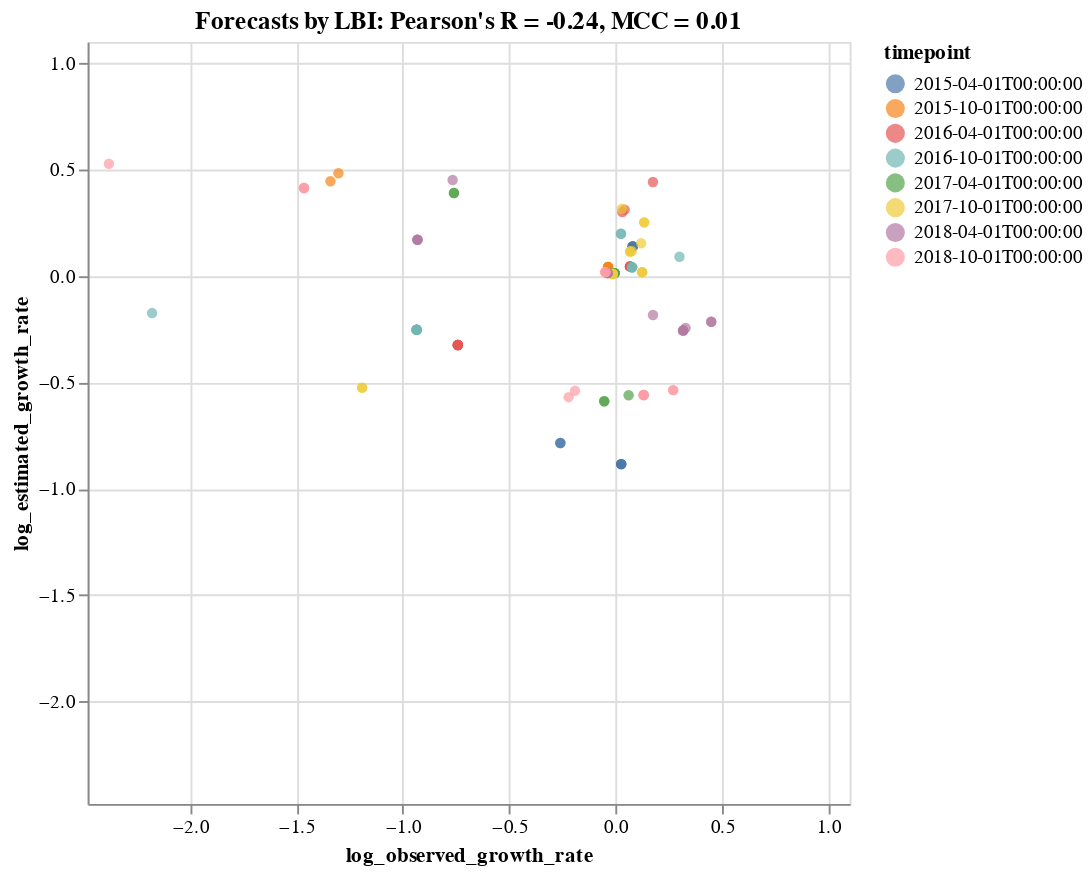

The notebook cell saved with this chart:
### Code cell
tooltip_attributes = ["observed_growth_rate:Q", "estimated_growth_rate:Q", "timepoint:N", "frequency:Q", "frequency_final:Q",
                      "projected_frequency:Q", "clade_membership:N"]

chart = alt.Chart(complete_clade_frequencies).mark_circle().encode(
    alt.X("log_observed_growth_rate:Q", scale=alt.Scale(domain=(log_lower_limit, log_upper_limit))),
    alt.Y("log_estimated_growth_rate:Q", scale=alt.Scale(domain=(log_lower_limit, log_upper_limit))),
    alt.Color("timepoint:N"),
    alt.Tooltip(tooltip_attributes)
).properties(
    width=400,
    height=400,
    title="Forecasts by LBI: Pearson's R = %.2f, MCC = %.2f" % (r, mcc)
).interactive()

#chart.save("forecast_log_growth_correlation_natural_lbi.svg")
chart

### Figure 1 — Vega-Lite specification as saved in the notebook (floating-point values rounded to 4 significant figures)
{"$schema": "https://vega.github.io/schema/vega-lite/v3.3.0.json", "config": {"mark": {"tooltip": null}, "view": {"height": 300, "width": 400}}, "data": {"name": "data-1eb564699fb8d6288c31cde5a28e9e11"}, "datasets": {"data-1eb564699fb8d6288c31cde5a28e9e11": [{"clade_membership": "0165eeb", "estimated_growth_rate": 1.377, "frequency": 0.69, "frequency_final": 0.83, "log_estimated_growth_rate": 0.1387, "log_observed_growth_rate": 0.08012, "observed_growth_rate": 1.203, "projected_frequency": 0.95, "timepoint": "2015-04-01T00:00:00", "year": 2015}, {"clade_membership": "1ba36d2", "estimated_growth_rate": 0.125, "frequency": 0.16, "frequency_final": 0.17, "log_estimated_growth_rate": -0.8846, "log_observed_growth_rate": 0.02617, "observed_growth_rate": 1.062, "projected_frequency": 0.02, "timepoint": "2015-04-01T00:00:00", "year": 2015}, {"clade_membership": "1edac85", "estimated_growth_rate": 0.125, "frequency": 0.16, "frequency_final": 0.17, "log_estimated_growth_rate": -0.8846, "log_observed_growth_rate": 0.02617, "observed_growth_rate": 1.062, "projected_frequency": 0.02, "timepoint": "2015-04-01T00:00:00", "year": 2015}, {"clade_membership": "66a66dd", "estimated_growth_rate": 0.1613, "frequency": 0.31, "frequency_final": 0.17, "log_estimated_growth_rate": -0.7852, "log_observed_growth_rate": -0.2598, "observed_growth_rate": 0.5484, "projected_frequency": 0.05, "timepoint": "2015-04-01T00:00:00", "year": 2015}, {"clade_membership": "80897ab", "estimated_growth_rate": 0.125, "frequency": 0.16, "frequency_final": 0.17, "log_estimated_growth_rate": -0.8846, "log_observed_growth_rate": 0.02617, "observed_growth_rate": 1.062, "projected_frequency": 0.02, "timepoint": "2015-04-01T00:00:00", "year": 2015}, {"clade_membership": "8d4351f", "estimated_growth_rate": 0.1613, "frequency": 0.31, "frequency_final": 0.17, "log_estimated_growth_rate": -0.7852, "log_observed_growth_rate": -0.2598, "observed_growth_rate": 0.5484, "projected_frequency": 0.05, "timepoint": "2015-04-01T00:00:00", "year": 2015}, {"clade_membership": "934e1c1", "estimated_growth_rate": 1.377, "frequency": 0.69, "frequency_final": 0.83, "log_estimated_growth_rate": 0.1387, "log_observed_growth_rate": 0.08012, "observed_growth_rate": 1.203, "projected_frequency": 0.95, "timepoint": "2015-04-01T00:00:00", "year": 2015}, {"clade_membership": "c9346ca", "estimated_growth_rate": 0.125, "frequency": 0.16, "frequency_final": 0.17, "log_estimated_growth_rate": -0.8846, "log_observed_growth_rate": 0.02617, "observed_growth_rate": 1.062, "projected_frequency": 0.02, "timepoint": "2015-04-01T00:00:00", "year": 2015}, {"clade_membership": "ea08d9e", "estimated_growth_rate": 1.377, "frequency": 0.69, "frequency_final": 0.83, "log_estimated_growth_rate": 0.1387, "log_observed_growth_rate": 0.08012, "observed_growth_rate": 1.203, "projected_frequency": 0.95, "timepoint": "2015-04-01T00:00:00", "year": 2015}, {"clade_membership": "f14fabc", "estimated_growth_rate": 1.377, "frequency": 0.69, "frequency_final": 0.83, "log_estimated_growth_rate": 0.1387, "log_observed_growth_rate": 0.08012, "observed_growth_rate": 1.203, "projected_frequency": 0.95, "timepoint": "2015-04-01T00:00:00", "year": 2015}, {"clade_membership": "0165eeb", "estimated_growth_rate": 1.101, "frequency": 0.89, "frequency_final": 0.82, "log_estimated_growth_rate": 0.04179, "log_observed_growth_rate": -0.03553, "observed_growth_rate": 0.9213, "projected_frequency": 0.98, "timepoint": "2015-10-01T00:00:00", "year": 2015}, {"clade_membership": "0dbd131", "estimated_growth_rate": 3.045, "frequency": 0.22, "frequency_final": 0.01, "log_estimated_growth_rate": 0.4823, "log_observed_growth_rate": -1.303, "observed_growth_rate": 0.04545, "projected_frequency": 0.67, "timepoint": "2015-10-01T00:00:00", "year": 2015}, {"clade_membership": "934e1c1", "estimated_growth_rate": 1.101, "frequency": 0.89, "frequency_final": 0.82, "log_estimated_growth_rate": 0.04179, "log_observed_growth_rate": -0.03553, "observed_growth_rate": 0.9213, "projected_frequency": 0.98, "timepoint": "2015-10-01T00:00:00", "year": 2015}, {"clade_membership": "e4d8ffe", "estimated_growth_rate": 2.792, "frequency": 0.24, "frequency_final": 0.01, "log_estimated_growth_rate": 0.4447, "log_observed_growth_rate": -1.341, "observed_growth_rate": 0.04167, "projected_frequency": 0.67, "timepoint": "2015-10-01T00:00:00", "year": 2015}, {"clade_membership": "ea08d9e", "estimated_growth_rate": 1.101, "frequency": 0.89, "frequency_final": 0.82, "log_estimated_growth_rate": 0.04179, "log_observed_growth_rate": -0.03553, "observed_growth_rate": 0.9213, "projected_frequency": 0.98, "timepoint": "2015-10-01T00:00:00", "year": 2015}, {"clade_membership": "f14fabc", "estimated_growth_rate": 1.101, "frequency": 0.89, "frequency_final": 0.82, "log_estimated_growth_rate": 0.04179, "log_observed_growth_rate": -0.03553, "observed_growth_rate": 0.9213, "projected_frequency": 0.98, "timepoint": "2015-10-01T00:00:00", "year": 2015}, {"clade_membership": "0165eeb", "estimated_growth_rate": 1.108, "frequency": 0.83, "frequency_final": 0.97, "log_estimated_growth_rate": 0.04466, "log_observed_growth_rate": 0.06762, "observed_growth_rate": 1.169, "projected_frequency": 0.92, "timepoint": "2016-04-01T00:00:00", "year": 2016}, {"clade_membership": "04899a3", "estimated_growth_rate": 2.773, "frequency": 0.22, "frequency_final": 0.33, "log_estimated_growth_rate": 0.4416, "log_observed_growth_rate": 0.1754, "observed_growth_rate": 1.5, "projected_frequency": 0.61, "timepoint": "2016-04-01T00:00:00", "year": 2016}, {"clade_membership": "1ba36d2", "estimated_growth_rate": 0.4706, "frequency": 0.17, "frequency_final": 0.03, "log_estimated_growth_rate": -0.3245, "log_observed_growth_rate": -0.7416, "observed_growth_rate": 0.1765, "projected_frequency": 0.08, "timepoint": "2016-04-01T00:00:00", "year": 2016}, {"clade_membership": "1edac85", "estimated_growth_rate": 0.4706, "frequency": 0.17, "frequency_final": 0.03, "log_estimated_growth_rate": -0.3245, "log_observed_growth_rate": -0.7416, "observed_growth_rate": 0.1765, "projected_frequency": 0.08, "timepoint": "2016-04-01T00:00:00", "year": 2016}, {"clade_membership": "208de66", "estimated_growth_rate": 2.051, "frequency": 0.39, "frequency_final": 0.43, "log_estimated_growth_rate": 0.3115, "log_observed_growth_rate": 0.0423, "observed_growth_rate": 1.103, "projected_frequency": 0.8, "timepoint": "2016-04-01T00:00:00", "year": 2016}, {"clade_membership": "28b97a2", "estimated_growth_rate": 2, "frequency": 0.4, "frequency_final": 0.43, "log_estimated_growth_rate": 0.3005, "log_observed_growth_rate": 0.03133, "observed_growth_rate": 1.075, "projected_frequency": 0.8, "timepoint": "2016-04-01T00:00:00", "year": 2016}, {"clade_membership": "66a66dd", "estimated_growth_rate": 0.4706, "frequency": 0.17, "frequency_final": 0.03, "log_estimated_growth_rate": -0.3245, "log_observed_growth_rate": -0.7416, "observed_growth_rate": 0.1765, "projected_frequency": 0.08, "timepoint": "2016-04-01T00:00:00", "year": 2016}, {"clade_membership": "80897ab", "estimated_growth_rate": 0.4706, "frequency": 0.17, "frequency_final": 0.03, "log_estimated_growth_rate": -0.3245, "log_observed_growth_rate": -0.7416, "observed_growth_rate": 0.1765, "projected_frequency": 0.08, "timepoint": "2016-04-01T00:00:00", "year": 2016}, {"clade_membership": "8d4351f", "estimated_growth_rate": 0.4706, "frequency": 0.17, "frequency_final": 0.03, "log_estimated_growth_rate": -0.3245, "log_observed_growth_rate": -0.7416, "observed_growth_rate": 0.1765, "projected_frequency": 0.08, "timepoint": "2016-04-01T00:00:00", "year": 2016}, {"clade_membership": "934e1c1", "estimated_growth_rate": 1.108, "frequency": 0.83, "frequency_final": 0.97, "log_estimated_growth_rate": 0.04466, "log_observed_growth_rate": 0.06762, "observed_growth_rate": 1.169, "projected_frequency": 0.92, "timepoint": "2016-04-01T00:00:00", "year": 2016}, {"clade_membership": "c9346ca", "estimated_growth_rate": 0.4706, "frequency": 0.17, "frequency_final": 0.03, "log_estimated_growth_rate": -0.3245, "log_observed_growth_rate": -0.7416, "observed_growth_rate": 0.1765, "projected_frequency": 0.08, "timepoint": "2016-04-01T00:00:00", "year": 2016}, {"clade_membership": "ea08d9e", "estimated_growth_rate": 1.108, "frequency": 0.83, "frequency_final": 0.97, "log_estimated_growth_rate": 0.04466, "log_observed_growth_rate": 0.06762, "observed_growth_rate": 1.169, "projected_frequency": 0.92, "timepoint": "2016-04-01T00:00:00", "year": 2016}, {"clade_membership": "f14fabc", "estimated_growth_rate": 1.108, "frequency": 0.83, "frequency_final": 0.97, "log_estimated_growth_rate": 0.04466, "log_observed_growth_rate": 0.06762, "observed_growth_rate": 1.169, "projected_frequency": 0.92, "timepoint": "2016-04-01T00:00:00", "year": 2016}, {"clade_membership": "0165eeb", "estimated_growth_rate": 1.098, "frequency": 0.82, "frequency_final": 0.98, "log_estimated_growth_rate": 0.04038, "log_observed_growth_rate": 0.07733, "observed_growth_rate": 1.195, "projected_frequency": 0.9, "timepoint": "2016-10-01T00:00:00", "year": 2016}, {"clade_membership": "04899a3", "estimated_growth_rate": 1.231, "frequency": 0.26, "frequency_final": 0.52, "log_estimated_growth_rate": 0.08986, "log_observed_growth_rate": 0.3002, "observed_growth_rate": 2, "projected_frequency": 0.32, "timepoint": "2016-10-01T00:00:00", "year": 2016}, {"clade_membership": "1799237", "estimated_growth_rate": 0.6667, "frequency": 0.15, "frequency_final": 0, "log_estimated_growth_rate": -0.1747, "log_observed_growth_rate": -2.179, "observed_growth_rate": 0, "projected_frequency": 0.1, "timepoint": "2016-10-01T00:00:00", "year": 2016}, {"clade_membership": "1ba36d2", "estimated_growth_rate": 0.5556, "frequency": 0.18, "frequency_final": 0.02, "log_estimated_growth_rate": -0.2534, "log_observed_growth_rate": -0.9355, "observed_growth_rate": 0.1111, "projected_frequency": 0.1, "timepoint": "2016-10-01T00:00:00", "year": 2016}, {"clade_membership": "1edac85", "estimated_growth_rate": 0.5556, "frequency": 0.18, "frequency_final": 0.02, "log_estimated_growth_rate": -0.2534, "log_observed_growth_rate": -0.9355, "observed_growth_rate": 0.1111, "projected_frequency": 0.1, "timepoint": "2016-10-01T00:00:00", "year": 2016}, {"clade_membership": "208de66", "estimated_growth_rate": 1.58, "frequency": 0.5, "frequency_final": 0.53, "log_estimated_growth_rate": 0.1983, "log_observed_growth_rate": 0.02526, "observed_growth_rate": 1.06, "projected_frequency": 0.79, "timepoint": "2016-10-01T00:00:00", "year": 2016}, {"clade_membership": "28b97a2", "estimated_growth_rate": 1.58, "frequency": 0.5, "frequency_final": 0.53, "log_estimated_growth_rate": 0.1983, "log_observed_growth_rate": 0.02526, "observed_growth_rate": 1.06, "projected_frequency": 0.79, "timepoint": "2016-10-01T00:00:00", "year": 2016}, {"clade_membership": "66a66dd", "estimated_growth_rate": 0.5556, "frequency": 0.18, "frequency_final": 0.02, "log_estimated_growth_rate": -0.2534, "log_observed_growth_rate": -0.9355, "observed_growth_rate": 0.1111, "projected_frequency": 0.1, "timepoint": "2016-10-01T00:00:00", "year": 2016}, {"clade_membership": "80897ab", "estimated_growth_rate": 0.5556, "frequency": 0.18, "frequency_final": 0.02, "log_estimated_growth_rate": -0.2534, "log_observed_growth_rate": -0.9355, "observed_growth_rate": 0.1111, "projected_frequency": 0.1, "timepoint": "2016-10-01T00:00:00", "year": 2016}, {"clade_membership": "8d4351f", "estimated_growth_rate": 0.5556, "frequency": 0.18, "frequency_final": 0.02, "log_estimated_growth_rate": -0.2534, "log_observed_growth_rate": -0.9355, "observed_growth_rate": 0.1111, "projected_frequency": 0.1, "timepoint": "2016-10-01T00:00:00", "year": 2016}, {"clade_membership": "934e1c1", "estimated_growth_rate": 1.098, "frequency": 0.82, "frequency_final": 0.98, "log_estimated_growth_rate": 0.04038, "log_observed_growth_rate": 0.07733, "observed_growth_rate": 1.195, "projected_frequency": 0.9, "timepoint": "2016-10-01T00:00:00", "year": 2016}, {"clade_membership": "c9346ca", "estimated_growth_rate": 0.5556, "frequency": 0.18, "frequency_final": 0.02, "log_estimated_growth_rate": -0.2534, "log_observed_growth_rate": -0.9355, "observed_growth_rate": 0.1111, "projected_frequency": 0.1, "timepoint": "2016-10-01T00:00:00", "year": 2016}, {"clade_membership": "ea08d9e", "estimated_growth_rate": 1.098, "frequency": 0.82, "frequency_final": 0.98, "log_estimated_growth_rate": 0.04038, "log_observed_growth_rate": 0.07733, "observed_growth_rate": 1.195, "projected_frequency": 0.9, "timepoint": "2016-10-01T00:00:00", "year": 2016}, {"clade_membership": "f14fabc", "estimated_growth_rate": 1.098, "frequency": 0.82, "frequency_final": 0.98, "log_estimated_growth_rate": 0.04038, "log_observed_growth_rate": 0.07733, "observed_growth_rate": 1.195, "projected_frequency": 0.9, "timepoint": "2016-10-01T00:00:00", "year": 2016}, {"clade_membership": "0165eeb", "estimated_growth_rate": 1.031, "frequency": 0.97, "frequency_final": 0.96, "log_estimated_growth_rate": 0.01321, "log_observed_growth_rate": -0.004496, "observed_growth_rate": 0.9897, "projected_frequency": 1, "timepoint": "2017-04-01T00:00:00", "year": 2017}, {"clade_membership": "04899a3", "estimated_growth_rate": 0.2727, "frequency": 0.33, "frequency_final": 0.38, "log_estimated_growth_rate": -0.5608, "log_observed_growth_rate": 0.0611, "observed_growth_rate": 1.152, "projected_frequency": 0.09, "timepoint": "2017-04-01T00:00:00", "year": 2017}, {"clade_membership": "208de66", "estimated_growth_rate": 0.2558, "frequency": 0.43, "frequency_final": 0.38, "log_estimated_growth_rate": -0.5892, "log_observed_growth_rate": -0.05355, "observed_growth_rate": 0.8837, "projected_frequency": 0.11, "timepoint": "2017-04-01T00:00:00", "year": 2017}, {"clade_membership": "28b97a2", "estimated_growth_rate": 0.2558, "frequency": 0.43, "frequency_final": 0.38, "log_estimated_growth_rate": -0.5892, "log_observed_growth_rate": -0.05355, "observed_growth_rate": 0.8837, "projected_frequency": 0.11, "timepoint": "2017-04-01T00:00:00", "year": 2017}, {"clade_membership": "934e1c1", "estimated_growth_rate": 1.031, "frequency": 0.97, "frequency_final": 0.96, "log_estimated_growth_rate": 0.01321, "log_observed_growth_rate": -0.004496, "observed_growth_rate": 0.9897, "projected_frequency": 1, "timepoint": "2017-04-01T00:00:00", "year": 2017}, {"clade_membership": "ca3acdb", "estimated_growth_rate": 2.457, "frequency": 0.35, "frequency_final": 0.06, "log_estimated_growth_rate": 0.3897, "log_observed_growth_rate": -0.76, "observed_growth_rate": 0.1714, "projected_frequency": 0.86, "timepoint": "2017-04-01T00:00:00", "year": 2017}, {"clade_membership": "ea08d9e", "estimated_growth_rate": 1.031, "frequency": 0.97, "frequency_final": 0.96, "log_estimated_growth_rate": 0.01321, "log_observed_growth_rate": -0.004496, "observed_growth_rate": 0.9897, "projected_frequency": 1, "timepoint": "2017-04-01T00:00:00", "year": 2017}, {"clade_membership": "efde025", "estimated_growth_rate": 2.457, "frequency": 0.35, "frequency_final": 0.06, "log_estimated_growth_rate": 0.3897, "log_observed_growth_rate": -0.76, "observed_growth_rate": 0.1714, "projected_frequency": 0.86, "timepoint": "2017-04-01T00:00:00", "year": 2017}, {"clade_membership": "f14fabc", "estimated_growth_rate": 1.031, "frequency": 0.97, "frequency_final": 0.96, "log_estimated_growth_rate": 0.01321, "log_observed_growth_rate": -0.004496, "observed_growth_rate": 0.9897, "projected_frequency": 1, "timepoint": "2017-04-01T00:00:00", "year": 2017}, {"clade_membership": "0165eeb", "estimated_growth_rate": 1.02, "frequency": 0.98, "frequency_final": 0.95, "log_estimated_growth_rate": 0.008765, "log_observed_growth_rate": -0.01349, "observed_growth_rate": 0.9694, "projected_frequency": 1, "timepoint": "2017-10-01T00:00:00", "year": 2017}, {"clade_membership": "020dd15", "estimated_growth_rate": 1.042, "frequency": 0.24, "frequency_final": 0.32, "log_estimated_growth_rate": 0.01766, "log_observed_growth_rate": 0.1245, "observed_growth_rate": 1.333, "projected_frequency": 0.25, "timepoint": "2017-10-01T00:00:00", "year": 2017}, {"clade_membership": "04899a3", "estimated_growth_rate": 1.308, "frequency": 0.52, "frequency_final": 0.62, "log_estimated_growth_rate": 0.1163, "log_observed_growth_rate": 0.07625, "observed_growth_rate": 1.192, "projected_frequency": 0.68, "timepoint": "2017-10-01T00:00:00", "year": 2017}, {"clade_membership": "208de66", "estimated_growth_rate": 1.302, "frequency": 0.53, "frequency_final": 0.62, "log_estimated_growth_rate": 0.1144, "log_observed_growth_rate": 0.068, "observed_growth_rate": 1.17, "projected_frequency": 0.69, "timepoint": "2017-10-01T00:00:00", "year": 2017}, {"clade_membership": "28b97a2", "estimated_growth_rate": 1.302, "frequency": 0.53, "frequency_final": 0.62, "log_estimated_growth_rate": 0.1144, "log_observed_growth_rate": 0.068, "observed_growth_rate": 1.17, "projected_frequency": 0.69, "timepoint": "2017-10-01T00:00:00", "year": 2017}, {"clade_membership": "52a778c", "estimated_growth_rate": 2.071, "frequency": 0.28, "frequency_final": 0.3, "log_estimated_growth_rate": 0.3155, "log_observed_growth_rate": 0.02986, "observed_growth_rate": 1.071, "projected_frequency": 0.58, "timepoint": "2017-10-01T00:00:00", "year": 2017}, {"clade_membership": "5cbac18", "estimated_growth_rate": 1.788, "frequency": 0.33, "frequency_final": 0.45, "log_estimated_growth_rate": 0.2518, "log_observed_growth_rate": 0.1343, "observed_growth_rate": 1.364, "projected_frequency": 0.59, "timepoint": "2017-10-01T00:00:00", "year": 2017}, {"clade_membership": "934e1c1", "estimated_growth_rate": 1.02, "frequency": 0.98, "frequency_final": 0.95, "log_estimated_growth_rate": 0.008765, "log_observed_growth_rate": -0.01349, "observed_growth_rate": 0.9694, "projected_frequency": 1, "timepoint": "2017-10-01T00:00:00", "year": 2017}, {"clade_membership": "b60c818", "estimated_growth_rate": 1.042, "frequency": 0.24, "frequency_final": 0.32, "log_estimated_growth_rate": 0.01766, "log_observed_growth_rate": 0.1245, "observed_growth_rate": 1.333, "projected_frequency": 0.25, "timepoint": "2017-10-01T00:00:00", "year": 2017}, {"clade_membership": "c8f39fb", "estimated_growth_rate": 1.788, "frequency": 0.33, "frequency_final": 0.45, "log_estimated_growth_rate": 0.2518, "log_observed_growth_rate": 0.1343, "observed_growth_rate": 1.364, "projected_frequency": 0.59, "timepoint": "2017-10-01T00:00:00", "year": 2017}, {"clade_membership": "ca3acdb", "estimated_growth_rate": 0.2941, "frequency": 0.17, "frequency_final": 0.01, "log_estimated_growth_rate": -0.5254, "log_observed_growth_rate": -1.192, "observed_growth_rate": 0.05882, "projected_frequency": 0.05, "timepoint": "2017-10-01T00:00:00", "year": 2017}, {"clade_membership": "daeb3db", "estimated_growth_rate": 1.042, "frequency": 0.24, "frequency_final": 0.32, "log_estimated_growth_rate": 0.01766, "log_observed_growth_rate": 0.1245, "observed_growth_rate": 1.333, "projected_frequency": 0.25, "timepoint": "2017-10-01T00:00:00", "year": 2017}, {"clade_membership": "e291553", "estimated_growth_rate": 1.426, "frequency": 0.47, "frequency_final": 0.62, "log_estimated_growth_rate": 0.1537, "log_observed_growth_rate": 0.1201, "observed_growth_rate": 1.319, "projected_frequency": 0.67, "timepoint": "2017-10-01T00:00:00", "year": 2017}, {"clade_membership": "ea08d9e", "estimated_growth_rate": 1.02, "frequency": 0.98, "frequency_final": 0.95, "log_estimated_growth_rate": 0.008765, "log_observed_growth_rate": -0.01349, "observed_growth_rate": 0.9694, "projected_frequency": 1, "timepoint": "2017-10-01T00:00:00", "year": 2017}, {"clade_membership": "efde025", "estimated_growth_rate": 0.2941, "frequency": 0.17, "frequency_final": 0.01, "log_estimated_growth_rate": -0.5254, "log_observed_growth_rate": -1.192, "observed_growth_rate": 0.05882, "projected_frequency": 0.05, "timepoint": "2017-10-01T00:00:00", "year": 2017}, {"clade_membership": "f14fabc", "estimated_growth_rate": 1.02, "frequency": 0.98, "frequency_final": 0.95, "log_estimated_growth_rate": 0.008765, "log_observed_growth_rate": -0.01349, "observed_growth_rate": 0.9694, "projected_frequency": 1, "timepoint": "2017-10-01T00:00:00", "year": 2017}, {"clade_membership": "0165eeb", "estimated_growth_rate": 1.031, "frequency": 0.96, "frequency_final": 0.88, "log_estimated_growth_rate": 0.01335, "log_observed_growth_rate": -0.03775, "observed_growth_rate": 0.9167, "projected_frequency": 0.99, "timepoint": "2018-04-01T00:00:00", "year": 2018}, {"clade_membership": "020dd15", "estimated_growth_rate": 1.481, "frequency": 0.52, "frequency_final": 0.06, "log_estimated_growth_rate": 0.1702, "log_observed_growth_rate": -0.9315, "observed_growth_rate": 0.1154, "projected_frequency": 0.77, "timepoint": "2018-04-01T00:00:00", "year": 2018}, {"clade_membership": "04899a3", "estimated_growth_rate": 0.5526, "frequency": 0.38, "frequency_final": 0.79, "log_estimated_growth_rate": -0.2566, "log_observed_growth_rate": 0.3173, "observed_growth_rate": 2.079, "projected_frequency": 0.21, "timepoint": "2018-04-01T00:00:00", "year": 2018}, {"clade_membership": "208de66", "estimated_growth_rate": 0.5526, "frequency": 0.38, "frequency_final": 0.79, "log_estimated_growth_rate": -0.2566, "log_observed_growth_rate": 0.3173, "observed_growth_rate": 2.079, "projected_frequency": 0.21, "timepoint": "2018-04-01T00:00:00", "year": 2018}, {"clade_membership": "28b97a2", "estimated_growth_rate": 0.5526, "frequency": 0.38, "frequency_final": 0.79, "log_estimated_growth_rate": -0.2566, "log_observed_growth_rate": 0.3173, "observed_growth_rate": 2.079, "projected_frequency": 0.21, "timepoint": "2018-04-01T00:00:00", "year": 2018}, {"clade_membership": "52a778c", "estimated_growth_rate": 0.6538, "frequency": 0.26, "frequency_final": 0.39, "log_estimated_growth_rate": -0.1836, "log_observed_growth_rate": 0.1755, "observed_growth_rate": 1.5, "projected_frequency": 0.17, "timepoint": "2018-04-01T00:00:00", "year": 2018}, {"clade_membership": "5cbac18", "estimated_growth_rate": 0.6071, "frequency": 0.28, "frequency_final": 0.79, "log_estimated_growth_rate": -0.2157, "log_observed_growth_rate": 0.4495, "observed_growth_rate": 2.821, "projected_frequency": 0.17, "timepoint": "2018-04-01T00:00:00", "year": 2018}, {"clade_membership": "934e1c1", "estimated_growth_rate": 1.031, "frequency": 0.96, "frequency_final": 0.88, "log_estimated_growth_rate": 0.01335, "log_observed_growth_rate": -0.03775, "observed_growth_rate": 0.9167, "projected_frequency": 0.99, "timepoint": "2018-04-01T00:00:00", "year": 2018}, {"clade_membership": "94d7ef8", "estimated_growth_rate": 2.833, "frequency": 0.18, "frequency_final": 0.03, "log_estimated_growth_rate": 0.4507, "log_observed_growth_rate": -0.7663, "observed_growth_rate": 0.1667, "projected_frequency": 0.51, "timepoint": "2018-04-01T00:00:00", "year": 2018}, {"clade_membership": "b60c818", "estimated_growth_rate": 1.481, "frequency": 0.52, "frequency_final": 0.06, "log_estimated_growth_rate": 0.1702, "log_observed_growth_rate": -0.9315, "observed_growth_rate": 0.1154, "projected_frequency": 0.77, "timepoint": "2018-04-01T00:00:00", "year": 2018}, {"clade_membership": "c8f39fb", "estimated_growth_rate": 0.6071, "frequency": 0.28, "frequency_final": 0.79, "log_estimated_growth_rate": -0.2157, "log_observed_growth_rate": 0.4495, "observed_growth_rate": 2.821, "projected_frequency": 0.17, "timepoint": "2018-04-01T00:00:00", "year": 2018}, {"clade_membership": "daeb3db", "estimated_growth_rate": 1.481, "frequency": 0.52, "frequency_final": 0.06, "log_estimated_growth_rate": 0.1702, "log_observed_growth_rate": -0.9315, "observed_growth_rate": 0.1154, "projected_frequency": 0.77, "timepoint": "2018-04-01T00:00:00", "year": 2018}, {"clade_membership": "e291553", "estimated_growth_rate": 0.5676, "frequency": 0.37, "frequency_final": 0.79, "log_estimated_growth_rate": -0.2451, "log_observed_growth_rate": 0.3288, "observed_growth_rate": 2.135, "projected_frequency": 0.21, "timepoint": "2018-04-01T00:00:00", "year": 2018}, {"clade_membership": "ea08d9e", "estimated_growth_rate": 1.031, "frequency": 0.96, "frequency_final": 0.88, "log_estimated_growth_rate": 0.01335, "log_observed_growth_rate": -0.03775, "observed_growth_rate": 0.9167, "projected_frequency": 0.99, "timepoint": "2018-04-01T00:00:00", "year": 2018}, {"clade_membership": "f14fabc", "estimated_growth_rate": 1.031, "frequency": 0.96, "frequency_final": 0.88, "log_estimated_growth_rate": 0.01335, "log_observed_growth_rate": -0.03775, "observed_growth_rate": 0.9167, "projected_frequency": 0.99, "timepoint": "2018-04-01T00:00:00", "year": 2018}, {"clade_membership": "0165eeb", "estimated_growth_rate": 1.042, "frequency": 0.95, "frequency_final": 0.85, "log_estimated_growth_rate": 0.01789, "log_observed_growth_rate": -0.04825, "observed_growth_rate": 0.8947, "projected_frequency": 0.99, "timepoint": "2018-10-01T00:00:00", "year": 2018}, {"clade_membership": "020dd15", "estimated_growth_rate": 2.594, "frequency": 0.32, "frequency_final": 0.01, "log_estimated_growth_rate": 0.4131, "log_observed_growth_rate": -1.465, "observed_growth_rate": 0.03125, "projected_frequency": 0.83, "timepoint": "2018-10-01T00:00:00", "year": 2018}, {"clade_membership": "04899a3", "estimated_growth_rate": 0.2742, "frequency": 0.62, "frequency_final": 0.84, "log_estimated_growth_rate": -0.5601, "log_observed_growth_rate": 0.1317, "observed_growth_rate": 1.355, "projected_frequency": 0.17, "timepoint": "2018-10-01T00:00:00", "year": 2018}, {"clade_membership": "208de66", "estimated_growth_rate": 0.2742, "frequency": 0.62, "frequency_final": 0.84, "log_estimated_growth_rate": -0.5601, "log_observed_growth_rate": 0.1317, "observed_growth_rate": 1.355, "projected_frequency": 0.17, "timepoint": "2018-10-01T00:00:00", "year": 2018}, {"clade_membership": "28b97a2", "estimated_growth_rate": 0.2742, "frequency": 0.62, "frequency_final": 0.84, "log_estimated_growth_rate": -0.5601, "log_observed_growth_rate": 0.1317, "observed_growth_rate": 1.355, "projected_frequency": 0.17, "timepoint": "2018-10-01T00:00:00", "year": 2018}, {"clade_membership": "37de687", "estimated_growth_rate": 0.2857, "frequency": 0.28, "frequency_final": 0.18, "log_estimated_growth_rate": -0.5402, "log_observed_growth_rate": -0.191, "observed_growth_rate": 0.6429, "projected_frequency": 0.08, "timepoint": "2018-10-01T00:00:00", "year": 2018}, {"clade_membership": "52a778c", "estimated_growth_rate": 0.2667, "frequency": 0.3, "frequency_final": 0.18, "log_estimated_growth_rate": -0.5701, "log_observed_growth_rate": -0.2209, "observed_growth_rate": 0.6, "projected_frequency": 0.08, "timepoint": "2018-10-01T00:00:00", "year": 2018}, {"clade_membership": "5cbac18", "estimated_growth_rate": 0.2889, "frequency": 0.45, "frequency_final": 0.84, "log_estimated_growth_rate": -0.5369, "log_observed_growth_rate": 0.2706, "observed_growth_rate": 1.867, "projected_frequency": 0.13, "timepoint": "2018-10-01T00:00:00", "year": 2018}, {"clade_membership": "934e1c1", "estimated_growth_rate": 1.042, "frequency": 0.95, "frequency_final": 0.85, "log_estimated_growth_rate": 0.01789, "log_observed_growth_rate": -0.04825, "observed_growth_rate": 0.8947, "projected_frequency": 0.99, "timepoint": "2018-10-01T00:00:00", "year": 2018}, {"clade_membership": "94d7ef8", "estimated_growth_rate": 3.375, "frequency": 0.24, "frequency_final": 0, "log_estimated_growth_rate": 0.527, "log_observed_growth_rate": -2.382, "observed_growth_rate": 0, "projected_frequency": 0.81, "timepoint": "2018-10-01T00:00:00", "year": 2018}, {"clade_membership": "b60c818", "estimated_growth_rate": 2.594, "frequency": 0.32, "frequency_final": 0.01, "log_estimated_growth_rate": 0.4131, "log_observed_growth_rate": -1.465, "observed_growth_rate": 0.03125, "projected_frequency": 0.83, "timepoint": "2018-10-01T00:00:00", "year": 2018}, {"clade_membership": "c8f39fb", "estimated_growth_rate": 0.2889, "frequency": 0.45, "frequency_final": 0.84, "log_estimated_growth_rate": -0.5369, "log_observed_growth_rate": 0.2706, "observed_growth_rate": 1.867, "projected_frequency": 0.13, "timepoint": "2018-10-01T00:00:00", "year": 2018}, {"clade_membership": "daeb3db", "estimated_growth_rate": 2.594, "frequency": 0.32, "frequency_final": 0.01, "log_estimated_growth_rate": 0.4131, "log_observed_growth_rate": -1.465, "observed_growth_rate": 0.03125, "projected_frequency": 0.83, "timepoint": "2018-10-01T00:00:00", "year": 2018}, {"clade_membership": "e291553", "estimated_growth_rate": 0.2742, "frequency": 0.62, "frequency_final": 0.84, "log_estimated_growth_rate": -0.5601, "log_observed_growth_rate": 0.1317, "observed_growth_rate": 1.355, "projected_frequency": 0.17, "timepoint": "2018-10-01T00:00:00", "year": 2018}, {"clade_membership": "ea08d9e", "estimated_growth_rate": 1.042, "frequency": 0.95, "frequency_final": 0.85, "log_estimated_growth_rate": 0.01789, "log_observed_growth_rate": -0.04825, "observed_growth_rate": 0.8947, "projected_frequency": 0.99, "timepoint": "2018-10-01T00:00:00", "year": 2018}, {"clade_membership": "f14fabc", "estimated_growth_rate": 1.042, "frequency": 0.95, "frequency_final": 0.85, "log_estimated_growth_rate": 0.01789, "log_observed_growth_rate": -0.04825, "observed_growth_rate": 0.8947, "projected_frequency": 0.99, "timepoint": "2018-10-01T00:00:00", "year": 2018}]}, "encoding": {"color": {"field": "timepoint", "type": "nominal"}, "tooltip": [{"field": "observed_growth_rate", "type": "quantitative"}, {"field": "estimated_growth_rate", "type": "quantitative"}, {"field": "timepoint", "type": "nominal"}, {"field": "frequency", "type": "quantitative"}, {"field": "frequency_final", "type": "quantitative"}, {"field": "projected_frequency", "type": "quantitative"}, {"field": "clade_membership", "type": "nominal"}], "x": {"field": "log_observed_growth_rate", "scale": {"domain": [-2.482, 1.1]}, "type": "quantitative"}, "y": {"field": "log_estimated_growth_rate", "scale": {"domain": [-2.482, 1.1]}, "type": "quantitative"}}, "height": 400, "mark": "circle", "selection": {"selector001": {"bind": "scales", "encodings": ["x", "y"], "type": "interval"}}, "title": "Forecasts by LBI: Pearson's R = -0.24, MCC = 0.01", "width": 400}
